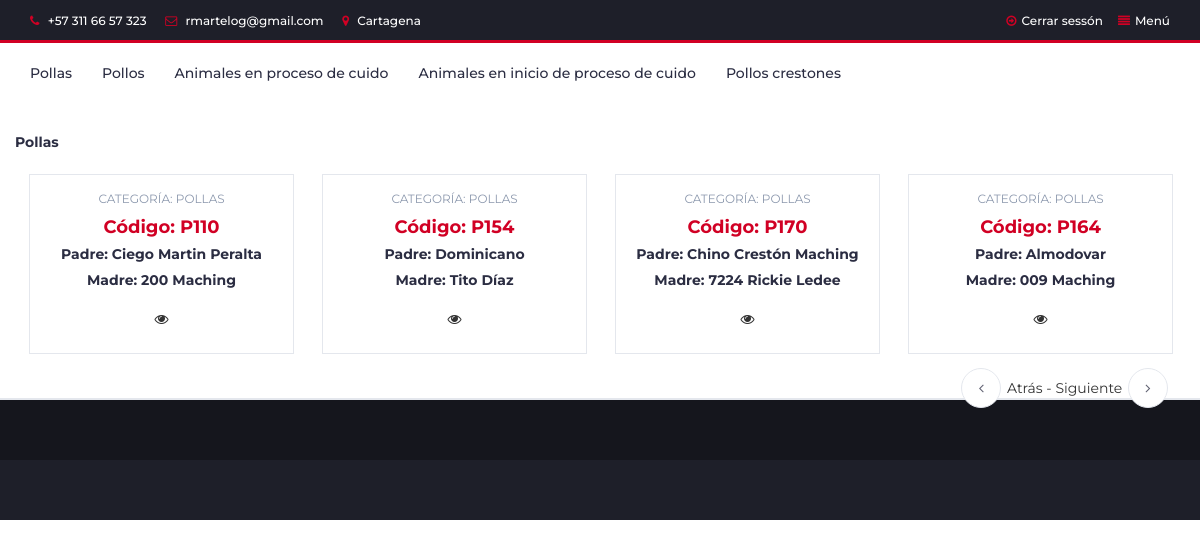
The page /home/pollas on the database its author committed.
### portafolio/models.py (models this page shows)
class Producto(models.Model):
    nombre_gallo = models.CharField(max_length=200, null=True, blank=False, verbose_name='Nombre_gallo')
    padre = models.CharField(max_length=50, null=True, blank=False, verbose_name='Padre')
    madre = models.CharField(max_length=50, null=True, blank=False, verbose_name='Madre')
    categoria = models.ForeignKey(Categoria, on_delete=models.CASCADE)
    precio = models.IntegerField(null=True, blank=False)
    foto = models.ImageField(upload_to='portafolio/static/images', verbose_name='Foto_animal', null=True, blank=True)
    disponible = models.BooleanField(default=True)
    class Meta:
        verbose_name = 'Producto'
        verbose_name_plural = 'Productos'
        ordering = ['id']

class Categoria (models.Model):
    nombre_categoria = models.CharField(max_length=300, null=True, blank=False, verbose_name='Nombre_categoria')
    descripcion = models.TextField(null=True, blank=False,help_text='ingrese una descripcipón del animal', verbose_name='Descripcion animal')
    def __str__(self):
        return self.nombre_categoria
    class Meta:
        verbose_name = 'categoria'
        verbose_name_plural = 'categorias'
        ordering =['-id']

### portafolio/views.py (the view)
class pollas(View):
    model = Producto
    template_name = 'portafolio/categoria_pollas.html'
    def get(self, request, *args, **kwargs):
        categoria = Categoria.objects.get(nombre_categoria='Pollas')
        pollas = Producto.objects.filter(categoria=categoria, disponible=True)
        return render(request, self.template_name, {'pollas':pollas})

### portafolio/templates/portafolio/categoria_pollas.html (shortened to what this page needs)
{% extends 'portafolio/base.html' %}
{% load i18n %}
{% block content %}
    <div class="section">
        <div class="container">
            <div class="row">
                        <h5 class="title">Pollas</h5>
                {% if pollas %}
                    <div class="col-md-12">
                        <div class="row">
                            <div class="products-tabs">
                                <div id="tab1" class="tab-pane active">
                                    <div class="products-slick" data-nav="#slick-nav-1">
                                        {% for polla in pollas %}
                                        <div class="product">
                                            <div class="product-body">
                                                <p class="product-category">Categoría: {{ polla.categoria }}</p>
                                                <h4 class="product-price">Código: {{ polla.nombre_gallo }}</h4>
                                                    <h5 class="product-old">Padre: {{ polla.padre }}
                                                    </h5>
                                                    <h5 class="product-old">Madre: {{ polla.madre }}</h5>
                                                    <div class="product-btns">
                                                        <button class="quick-view"><i class="fa fa-eye"></i></button>
                                                    </div>
                                            </div>
                                        </div>
                                        {% endfor %}
                                    </div>
                                    <div id="slick-nav-1" class="products-slick-nav"> <span class="product-price"> Atrás - Siguiente </span> </div>
                                </div>
                            </div>
                        </div>
                    </div>
                {% endif %}
            </div>
        </div>
    </div>
{% endblock content %}

### portafolio/static/css/style.css (style rules this page uses)
body { font-family: 'Montserrat', sans-serif; font-weight: 400; color: #333; }
h1, h2, h3, h4, h5, h6 { color: #2B2D42; font-weight: 700; margin: 0 0 10px; }
.section { padding-top: 30px; padding-bottom: 30px; }
.product { position: relative; margin: 25px 0px; -webkit-box-shadow: 0px 0px 0px 0px #E4E7ED, 0px 0px 0px 1px #E4E7ED; box-shadow: 0px 0px 0px 0px #E4E7ED, 0px 0px 0px 1px #E4E7ED; -webkit-transition: 0.2s all; transition: 0.2s all; }
.product .product-body { position: relative; padding: 15px; background-color: #FFF; text-align: center; z-index: 50; }
.product .product-body .product-category { text-transform: uppercase; font-size: 12px; color: #8D99AE; }
.product .product-body .product-price { color: #D10024; font-size: 18px; }
.product .product-body .product-btns>button { position: relative; width: 40px; height: 40px; line-height: 40px; background: transparent; border: none; -webkit-transition: 0.2s all; transition: 0.2s all; }
.products-slick .product.slick-slide { margin: 15px; }
.products-tabs>.tab-pane { display: block; height: 0; opacity: 0; visibility: hidden; overflow-y: hidden; padding-bottom: 60px; margin-bottom: -60px; }
.products-tabs>.tab-pane.active { opacity: 1; visibility: visible; height: auto; }
.products-slick-nav { position: absolute; right: 15px; z-index: 10; }

### rows shown on the page
Producto: categoria "POLLAS", nombre_gallo "P110", padre "Ciego Martin Peralta", madre "200 Maching"
Producto: categoria "POLLAS", nombre_gallo "P154", padre "Dominicano", madre "Tito Díaz"
Producto: categoria "POLLAS", nombre_gallo "P170", padre "Chino Crestón Maching", madre "7224 Rickie Ledee"
Producto: categoria "POLLAS", nombre_gallo "P164", padre "Almodovar", madre "009 Maching"
